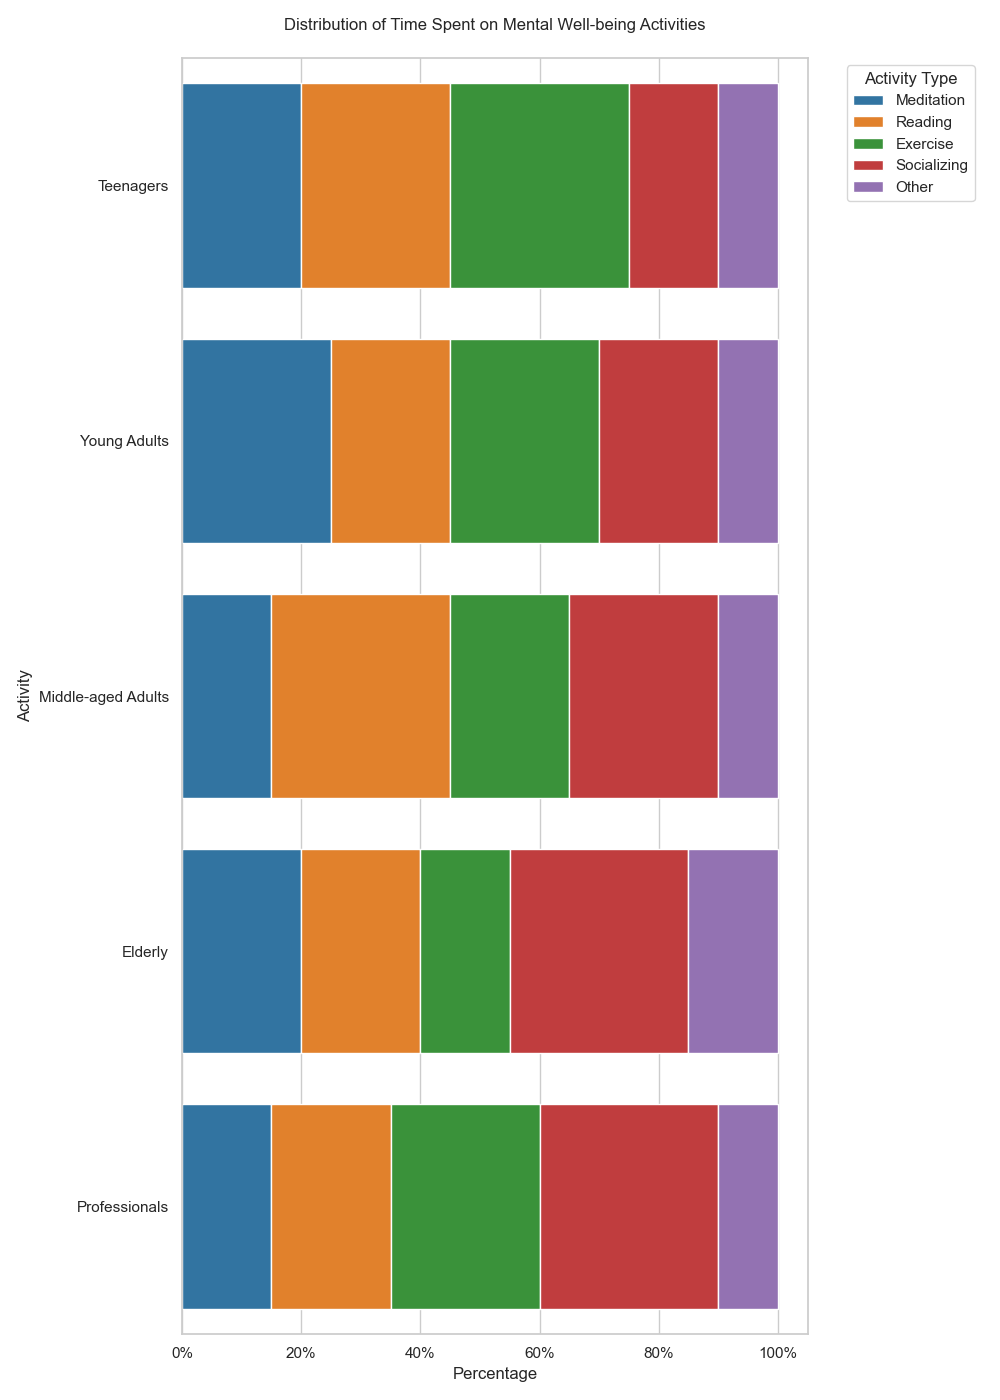

This chart was generated by the following Python code:

import pandas as pd
import seaborn as sns
import matplotlib.pyplot as plt
from matplotlib.ticker import PercentFormatter

# Data
data = {
    'Activity': ['Teenagers', 'Young Adults', 'Middle-aged Adults', 'Elderly', 'Professionals'],
    'Meditation': [20, 25, 15, 20, 15],
    'Reading': [25, 20, 30, 20, 20],
    'Exercise': [30, 25, 20, 15, 25],
    'Socializing': [15, 20, 25, 30, 30],
    'Other': [10, 10, 10, 15, 10]
}

# Convert dictionary to DataFrame
df = pd.DataFrame(data)

# Calculate the percentage
df.set_index('Activity', inplace=True)
df_percentage = df.divide(df.sum(axis=1), axis=0) * 100

# Start a figure with seaborn style
plt.figure(figsize=(10, 14))
sns.set_theme(style="whitegrid")

# Create a color map
colors = ["#1f77b4", "#ff7f0e", "#2ca02c", "#d62728", "#9467bd"]

# Starting position
bar_start = pd.Series([0.0, 0.0, 0.0, 0.0, 0.0], index=df.index)

for col, color in zip(df.columns, colors):
    # Plot each category stack
    sns.barplot(
        y=df_percentage.index,
        x=df_percentage[col],
        color=color,
        label=col,
        left=bar_start
    )
    # Add the values to the starting position
    bar_start += df_percentage[col]

# Customizations
plt.ylabel('Activity')
plt.xlabel('Percentage')
plt.title('Distribution of Time Spent on Mental Well-being Activities', pad=20)
plt.legend(title='Activity Type', bbox_to_anchor=(1.05, 1), loc='upper left')

# Convert x-axis labels to percentage
plt.gca().xaxis.set_major_formatter(PercentFormatter())

# Show the plot
plt.tight_layout()
plt.show()
